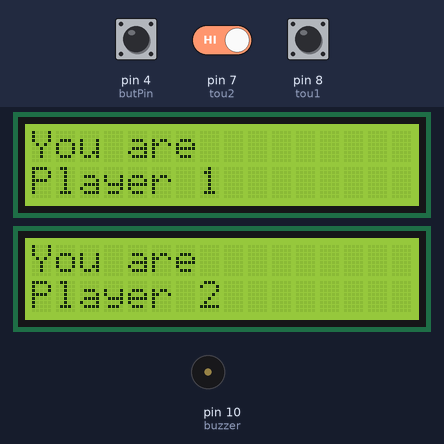
Simulated run of this sketch. Board: Arduino Uno, built with avr-gcc and run on an emulated ATmega328P. Parts: 2 × 16×2 character LCD, buzzer (waves = sounding). Inputs (shaded band) come from the test bench; at power-on: pin 8 (tou1) HIGH, pin 4 (butPin) HIGH, pin 7 (tou2) HIGH. Random numbers use the default seed unless the sketch sets one.

Above: at 1.3 s.
1.4 s: pin 8 (tou1) pulled LOW for 3 s
At 5.2 s:
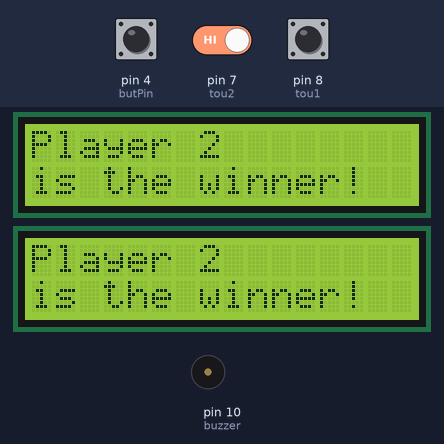
12.8 s: pin 4 (butPin) pulled LOW for 3 s
At 14.4 s:
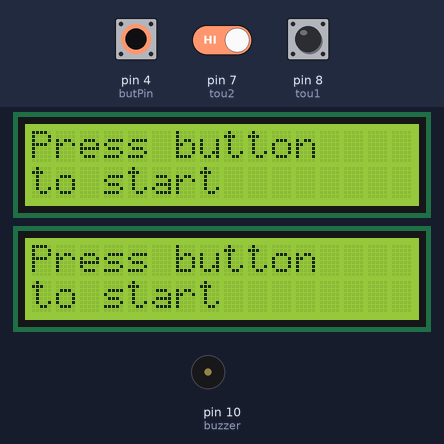
17.3 s: pin 7 (tou2) driven LOW and pin 8 (tou1) driven LOW
At 21.2 s:
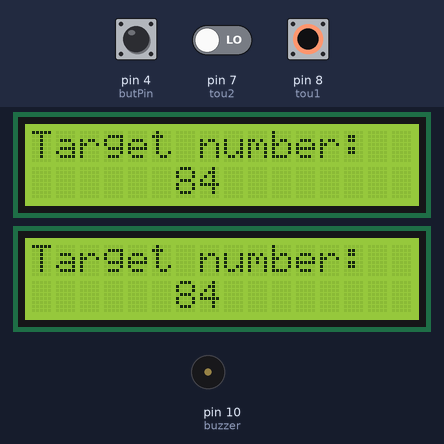
34.0 s: pin 7 (tou2) driven LOW
Timing chart, 0 to 44.0 s (numbered marks = the images above; inputs shaded):
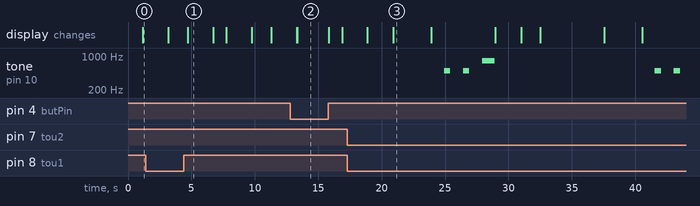

The sketch:

Main.ino
```cpp
#include <LiquidCrystal_I2C.h>
#include <Wire.h>

LiquidCrystal_I2C lcd1(0x27, 16, 2);
LiquidCrystal_I2C lcd2(0x26, 16, 2);

const int pot1 = A0;
const int pot2 = A1;

const int tou1 = 8;
const int tou2 = 7;

const int butPin = 4;

const int buzzer = 10;

long randnum;

void setup() {

  lcd1.init();
  lcd1.backlight();

  lcd2.init();
  lcd2.backlight();

  pinMode(pot1, INPUT);
  pinMode(pot2, INPUT);

  pinMode(tou1, INPUT_PULLUP);
  pinMode(tou2, INPUT_PULLUP);

  pinMode(butPin, INPUT_PULLUP);

  pinMode(buzzer, OUTPUT);

  Serial.begin(9600);

  randomSeed(analogRead(A3));

}

void gameCode(){

  lcd1.clear();
  lcd2.clear();

  delay(2000);

  randnum = random(0, 100);

  lcd1.setCursor(0, 0);
  lcd1.print("Target number:");
  lcd1.setCursor(6, 1);
  lcd1.print(randnum);

  lcd2.setCursor(0, 0);
  lcd2.print("Target number:");
  lcd2.setCursor(6, 1);
  lcd2.print(randnum);

  delay(3000);

  lcd1.clear();
  lcd2.clear();

  delay(1000);

  tone(buzzer, 500);
  delay(500);
  noTone(buzzer);

  delay(1000);

  tone(buzzer, 500);
  delay(500);
  noTone(buzzer);

  delay(1000);

  tone(buzzer, 800);
  delay(1000);
  noTone(buzzer);

  int guess1 = analogRead(pot1);
  guess1 = map(guess1, 0, 1023, 0, 100);

  int guess2 = analogRead(pot2);
  guess2 = map(guess2, 0, 1023, 0, 100);

  delay(50);

  lcd1.setCursor(6, 0);
  lcd1.print(guess1);

  lcd2.setCursor(6, 0);
  lcd2.print(guess2);

  int player1 = (abs(randnum - guess1));
  int player2 = (abs(randnum - guess2));

  delay(2000);

  lcd1.clear();
  lcd2.clear();

  if(player1<player2){

    lcd1.setCursor(0, 0);
    lcd1.print("Point for");
    lcd1.setCursor(0, 1);
    lcd1.print("Player 1!");

    lcd2.setCursor(0, 0);
    lcd2.print("Point for");
    lcd2.setCursor(0, 1);
    lcd2.print("Player 1!");

  } else if(player1>player2){

    lcd1.setCursor(0, 0);
    lcd1.print("Point for");
    lcd1.setCursor(0, 1);
    lcd1.print("Player 2!");

    lcd2.setCursor(0, 0);
    lcd2.print("Point for");
    lcd2.setCursor(0, 1);
    lcd2.print("Player 2!");

  } else{

    lcd1.setCursor(0, 0);
    lcd1.print("Draw!");

    lcd2.setCursor(0, 0);
    lcd2.print("Draw!");
  }

  delay(1500);

  lcd1.clear();
  lcd2.clear();

  delay(3000);
}

void loop() {

  if(digitalRead(butPin) == HIGH){

    lcd1.clear();
    lcd2.clear();

    delay(1000);

    lcd1.setCursor(0, 0);
    lcd1.print("You are");
    lcd1.setCursor(0, 1);
    lcd1.print("Player 1");

    lcd2.setCursor(0, 0);
    lcd2.print("You are");
    lcd2.setCursor(0, 1);
    lcd2.print("Player 2");

    delay(2000);

    while(digitalRead(tou1) == LOW && digitalRead(tou2) == LOW){

      gameCode();

    }

    if(digitalRead(tou1) == HIGH){

      lcd1.clear();
      lcd2.clear();

      delay(1500);

      lcd1.setCursor(0, 0);
      lcd1.print("Player 1");
      lcd1.setCursor(0, 1);
      lcd1.print("is the winner!");

      lcd2.setCursor(0, 0);
      lcd2.print("Player 1");
      lcd2.setCursor(0, 1);
      lcd2.print("is the winner!");

      delay(2000);

      lcd1.clear();
      lcd2.clear();

    } else if(digitalRead(tou2) == HIGH){

      lcd1.clear();
      lcd2.clear();

      delay(1500);

      lcd1.setCursor(0, 0);
      lcd1.print("Player 2");
      lcd1.setCursor(0, 1);
      lcd1.print("is the winner!");

      lcd2.setCursor(0, 0);
      lcd2.print("Player 2");
      lcd2.setCursor(0, 1);
      lcd2.print("is the winner!");

      delay(2000);

      lcd1.clear();
      lcd2.clear();

    }

  } else {

    lcd1.setCursor(0, 0);
    lcd1.print("Press button");
    lcd1.setCursor(0, 1);
    lcd1.print("to start");

    lcd2.setCursor(0, 0);
    lcd2.print("Press button");
    lcd2.setCursor(0, 1);
    lcd2.print("to start");


  }

}
```

Measured:
- after the input at 17.3 s, tone on pin 10 (buzzer): plays 500 Hz for 0.50 s, 500 Hz for 0.50 s, 800 Hz for 1.0 s, starting after 7.6 s
- what the display in image 1 shows lasts 2.0 s, from 4.7 s to 6.7 s
- what the display in image 3 shows lasts 3.0 s, from 20.9 s to 23.9 s
